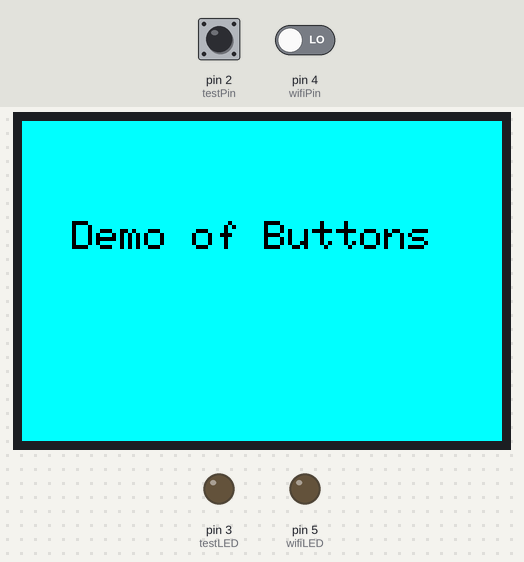
This sketch was run on a simulated Arduino Uno, built with avr-gcc and run on an emulated ATmega328P. Parts: 480×320 colour display, output pins drawn as LEDs (lit = HIGH). The inputs (shaded band) are chosen by the test bench; at power-on: pin 2 (testPin) LOW, pin 4 (wifiPin) LOW.

Above: at 1.5 s.
1.6 s: pin 2 (testPin) driven HIGH
At 2.2 s:
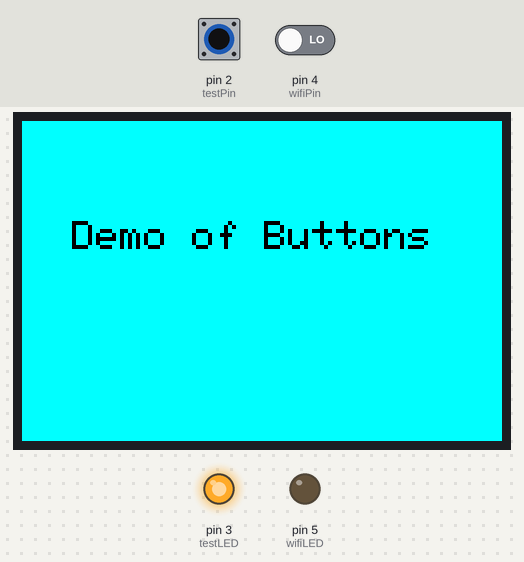
3.1 s: pin 4 (wifiPin) driven HIGH
At 3.4 s:
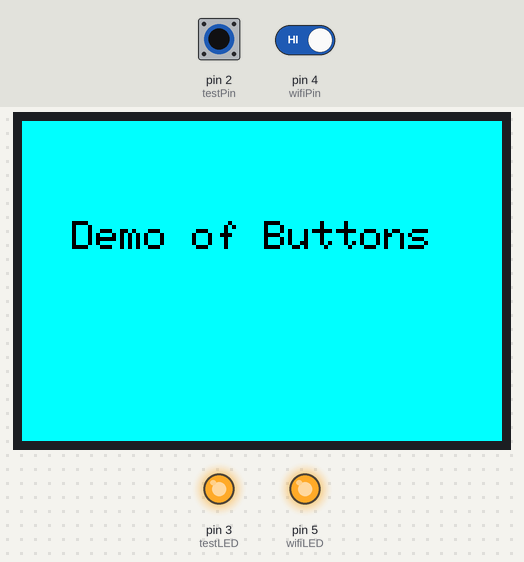
4.6 s: pin 2 (testPin) driven LOW
At 5.7 s:
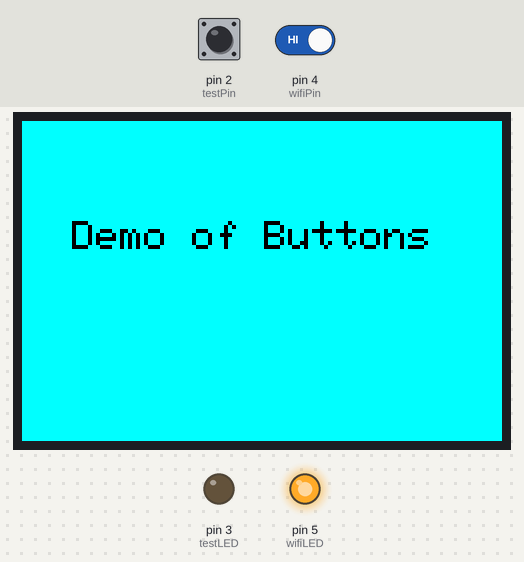
6.1 s: pin 2 (testPin) driven HIGH
At 8.9 s:
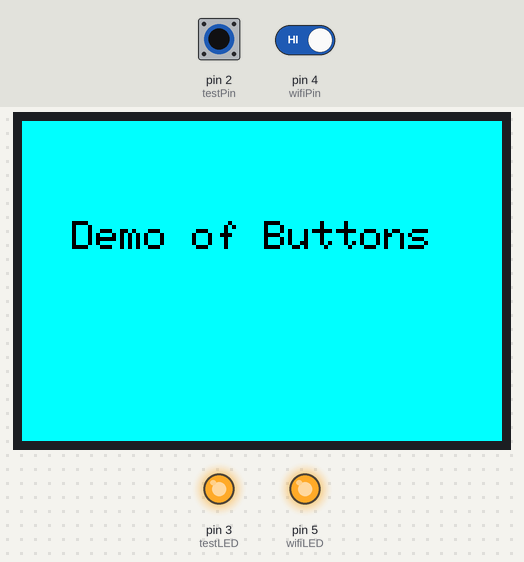
9.1 s: pin 4 (wifiPin) driven LOW
At 10.3 s:
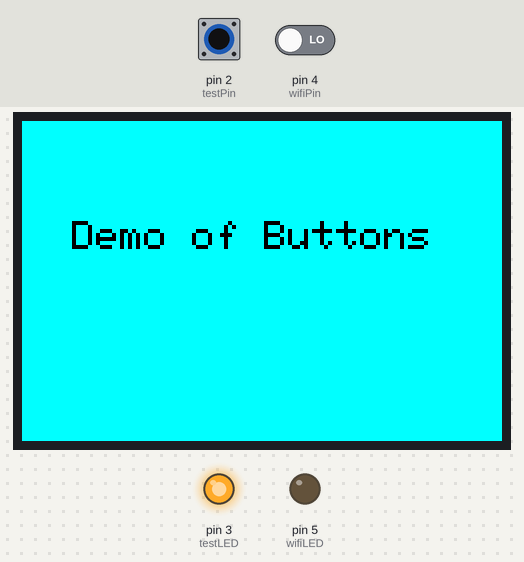
10.6 s: pin 2 (testPin) pulsed LOW 5 times (0.12 s each, 0.3 s apart)
Timing chart, 0 to 18.6 s (numbered marks = the images above; inputs shaded):
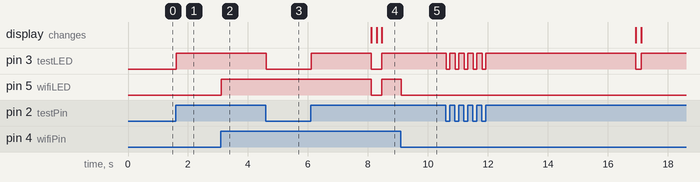

Measured:
- after the input at 1.6 s, pin 3 (testLED): LOW → HIGH at once
- after the input at 3.1 s, pin 5 (wifiLED): LOW → HIGH at once
- after the input at 4.6 s, pin 3 (testLED): HIGH → LOW at once
- after the input at 6.1 s, pin 3 (testLED): LOW → HIGH at once, → LOW 2.0 s later, → HIGH 0.35 s later; the display: first differs from a run without the input after 2.2 s (image 4 shows a later state)
- after the input at 9.1 s, pin 5 (wifiLED): HIGH → LOW at once

The sketch:

MainScreen_ButtonInteractions.ino
```cpp
#include <Adafruit_GFX.h>
#include <SPI.h>
#include "Adafruit_HX8357.h"
#include "TouchScreen.h"

#define YP A2
#define XM A3
#define YM 7
#define XP 8
#define TFT_RST -1
#define TFT_DC 9
#define TFT_CS 10

#define TS_MINX 110
#define TS_MINY 80
#define TS_MAXX 900
#define TS_MAXY 940

Adafruit_HX8357 tft = Adafruit_HX8357(TFT_CS, TFT_DC, TFT_RST);
#include <avr/pgmspace.h>

int wifiLED = 5;
int wifiPin = 4;
int testLED = 3;
int testPin = 2;
int WifiVal = 0;
int testVal = 0;
bool PressedWiFi = false;
bool PressedTest = false;
unsigned long TimePassedWiFi;
unsigned long TimePassedTest;

void setup() {
  pinMode(wifiPin, INPUT);
  pinMode(testVal, INPUT);
  pinMode(wifiLED, OUTPUT);
  pinMode(testLED, OUTPUT);

  Serial.begin(9600);
  tft.begin();
  tft.fillScreen(HX8357_CYAN);
  tft.setRotation(1);
  tft.setTextSize(4);
  tft.setTextColor(HX8357_BLACK, HX8357_CYAN);
  tft.setCursor(50, 100);
  tft.println(F("Demo of Buttons"));
}

void loop() {
  WifiVal = digitalRead(wifiPin);
  testVal = digitalRead(testPin);
  digitalWrite(wifiLED, WifiVal);
  digitalWrite(testLED, testVal);

  //Wifi Button
  if(!PressedWiFi && WifiVal == HIGH){
    PressedWiFi = true;
    TimePassedWiFi = millis();
  }
  else if(PressedWiFi && WifiVal == HIGH){
  }
  else if(PressedWiFi && WifiVal == LOW){
    PressedWiFi = false;
  }

  //Test Button
  if(!PressedTest && testVal == HIGH){
    PressedTest = true;
    TimePassedTest = millis();
  }
  else if(PressedTest && testVal == HIGH){
  }
  else if(PressedTest && testVal == LOW){
    PressedTest = false;
  }

  //Test Check
  if(PressedTest && (millis() - TimePassedTest) > 5000){
    digitalWrite(wifiLED, LOW);
    digitalWrite(testLED, LOW);
    tft.fillScreen(HX8357_RED);
    tft.setTextColor(HX8357_WHITE, HX8357_RED);
    tft.println(F("Test Activated!\nPress Test Button for 5 secs to return"));
    PressedTest = false;
    while(!PressedTest || (millis() - TimePassedTest) <= 5000){
      testVal = digitalRead(testPin);
      digitalWrite(testLED, testVal);
      if(!PressedTest && testVal == HIGH){
        PressedTest = true;
        TimePassedTest = millis();
      }
      else if(PressedTest && testVal == HIGH){
      }
      else if(PressedTest && testVal == LOW){
        PressedTest = false;
      }
    }
    PressedTest = false;
    PressedWiFi = false;
    tft.fillScreen(HX8357_CYAN);
    tft.setTextSize(4);
    tft.setTextColor(HX8357_BLACK, HX8357_CYAN);
    tft.setCursor(50, 100);
    tft.println(F("Demo of Buttons"));
  }

  //Wifi Check
  if(PressedWiFi && (millis() - TimePassedWiFi) > 5000){
    digitalWrite(wifiLED, LOW);
    digitalWrite(testLED, LOW);
    tft.fillScreen(HX8357_BLACK);
    tft.setTextColor(HX8357_WHITE, HX8357_BLACK);
    tft.println(F("WIFI Activated!\nPress Test Button to return"));
    while(testVal != HIGH){
        testVal = digitalRead(testPin);
        digitalWrite(testLED, testVal);
      }
    PressedTest = false;
    PressedWiFi = false;
    tft.fillScreen(HX8357_CYAN);
    tft.setTextSize(4);
    tft.setTextColor(HX8357_BLACK, HX8357_CYAN);
    tft.setCursor(50, 100);
    tft.println(F("Demo of Buttons"));
  }


}
```
